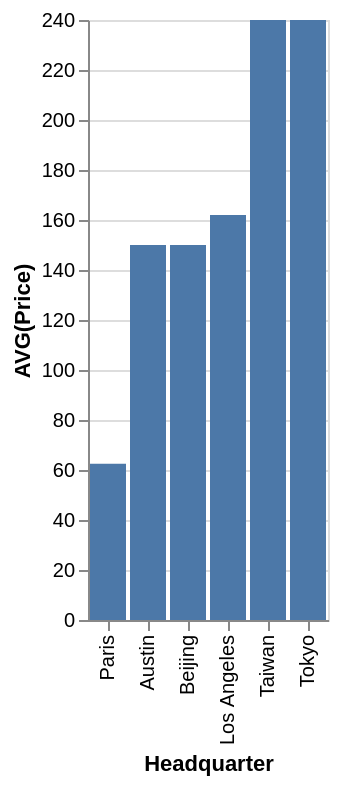

Vega-Lite specification stored for this chart:
### Vega-Lite specification from a JSON file in a GitHub repository (floating-point values rounded to 4 significant figures)
{"data": {"values": [{"x_data": "Paris", "y_data": 62.5}, {"x_data": "Austin", "y_data": 150}, {"x_data": "Beijing", "y_data": 150}, {"x_data": "Los Angeles", "y_data": 162}, {"x_data": "Taiwan", "y_data": 240}, {"x_data": "Tokyo", "y_data": 240}]}, "mark": "bar", "encoding": {"x": {"field": "x_data", "type": "nominal", "title": "Headquarter", "sort": {"op": "sum", "field": "y_data", "order": "ascending"}}, "y": {"field": "y_data", "type": "quantitative", "title": "AVG(Price)"}}}
